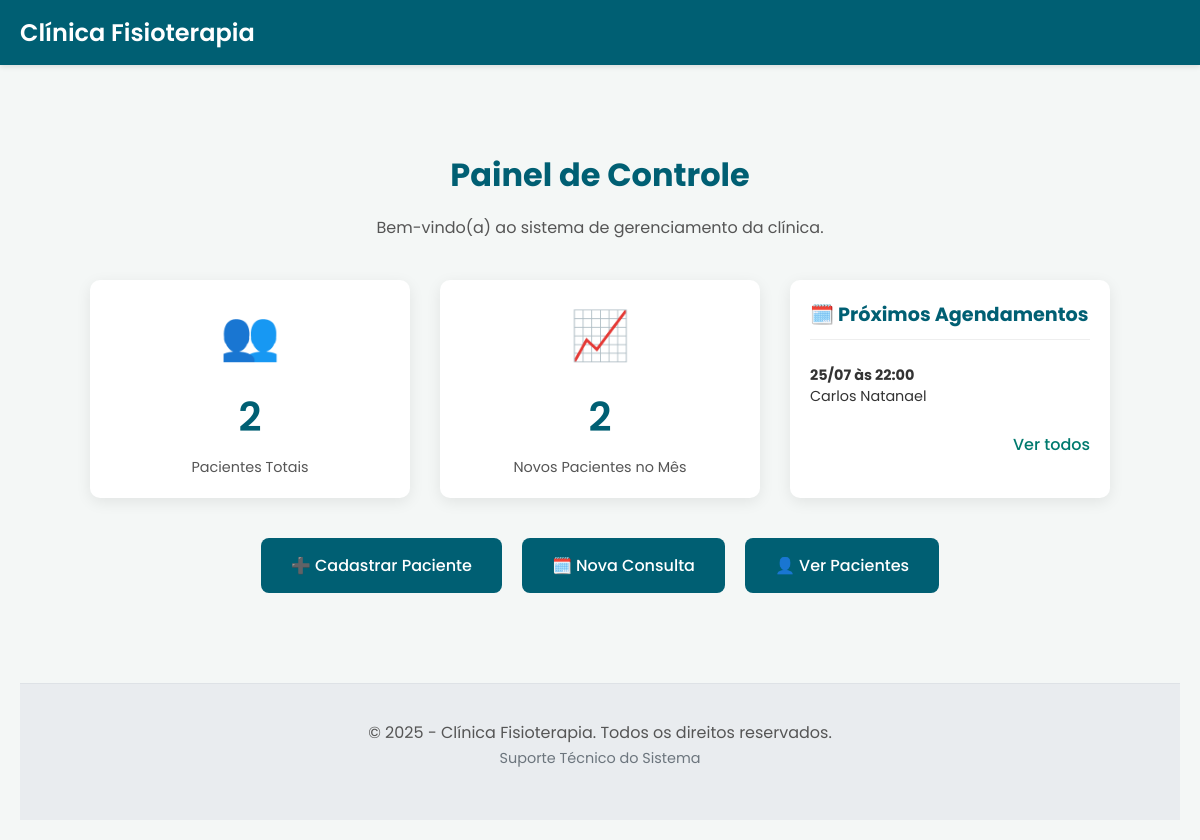
The page / on the database its author committed.
### tables this page shows
CREATE TABLE agendamentos (
        id INTEGER PRIMARY KEY AUTOINCREMENT,
        paciente_id INTEGER NOT NULL,
        data_hora TEXT NOT NULL,
        status TEXT NOT NULL,
        FOREIGN KEY (paciente_id) REFERENCES pacientes (id) ON DELETE CASCADE
    );

CREATE TABLE pacientes (
        id INTEGER PRIMARY KEY AUTOINCREMENT,
        nome TEXT NOT NULL,
        data_nascimento TEXT NOT NULL,
        email TEXT NOT NULL,
        telefone TEXT NOT NULL,
        endereco TEXT,
        plano_saude TEXT,
        data_cadastro TIMESTAMP DEFAULT CURRENT_TIMESTAMP
    );

### app.py (the view)
@app.route('/')
def home():
    db = get_db()
    total_pacientes = db.execute('SELECT COUNT(id) FROM pacientes').fetchone()[0]
    mes_atual = date.today().strftime('%Y-%m')
    novos_pacientes_mes = db.execute(
        "SELECT COUNT(id) FROM pacientes WHERE strftime('%Y-%m', data_cadastro) = ?", (mes_atual,)
    ).fetchone()[0]
    agora = datetime.now().strftime('%Y-%m-%dT%H:%M')
    proximos_agendamentos = db.execute("""
        SELECT a.data_hora, p.nome as paciente_nome
        FROM agendamentos a
        JOIN pacientes p ON a.paciente_id = p.id
        WHERE a.data_hora >= ?
        ORDER BY a.data_hora ASC
        LIMIT 5
    """, (agora,)).fetchall()
    agendamentos_formatados = []
    for ag in proximos_agendamentos:
        agendamento_dict = dict(ag)
        agendamento_dict['data_hora_formatada'] = datetime.fromisoformat(ag['data_hora']).strftime('%d/%m às %H:%M')
        agendamentos_formatados.append(agendamento_dict)
    return render_template(
        'home.html',
        total_pacientes=total_pacientes,
        novos_pacientes_mes=novos_pacientes_mes,
        proximos_agendamentos=agendamentos_formatados
    )

### app.py (called while the page is built)
def get_db():
    db = getattr(g, '_database', None)
    if db is None:
        db = g._database = sqlite3.connect(DATABASE)
        db.row_factory = sqlite3.Row
    return db

@app.teardown_appcontext
def close_connection(exception):
    db = getattr(g, '_database', None)
    if db is not None:
        db.close()

### templates/home.html (shortened to what this page needs)
{% extends "base.html" %}
{% block content %}
<div class="dashboard-container">
    <h1>Painel de Controle</h1>
    <p>Bem-vindo(a) ao sistema de gerenciamento da clínica.</p>
    <div class="dashboard-menu">
        <div class="menu-card-static">
            <div class="card-icon">👥</div>
            <div class="card-title">{{ total_pacientes }}</div>
            <div class="card-description">Pacientes Totais</div>
        </div>
        <div class="menu-card-static">
            <div class="card-icon">📈</div>
            <div class="card-title">{{ novos_pacientes_mes }}</div>
            <div class="card-description">Novos Pacientes no Mês</div>
        </div>
        <div class="menu-card-dynamic">
            <h3 class="dynamic-card-title">🗓️ Próximos Agendamentos</h3>
            <ul class="appointment-list">
                {% for agendamento in proximos_agendamentos %}
                    <li>
                        <strong>{{ agendamento.data_hora_formatada }}</strong><br>
                        {{ agendamento.paciente_nome }}
                    </li>
                {% else %}
                    <li>Nenhum agendamento próximo.</li>
                {% endfor %}
            </ul>
             <a href="{{ url_for('ver_agendamentos') }}" class="card-link">Ver todos</a>
        </div>
    </div>
    <div class="dashboard-actions">
        <a href="{{ url_for('cadastrar_paciente') }}" class="btn-action-dash">➕ Cadastrar Paciente</a>
        <a href="{{ url_for('agendar_consulta') }}" class="btn-action-dash">🗓️ Nova Consulta</a>
        <a href="{{ url_for('listar_pacientes') }}" class="btn-action-dash">👤 Ver Pacientes</a>
    </div>
</div>
{% endblock %}

### static/css/style.css (style rules this page uses)
body { font-family: 'Poppins', sans-serif; background-color: #f4f7f6; color: #333; margin: 0; padding: 20px; display: flex; justify-content: center; flex-direction: column; align-items: center; min-height: 100vh; }
h1 { color: #005f73; text-align: center; margin-bottom: 10px; }
p { text-align: center; margin-bottom: 30px; color: #555; }
.dashboard-container { text-align: center; max-width: 1200px; }
.dashboard-menu { display: flex; justify-content: center; gap: 30px; margin-top: 40px; flex-wrap: wrap; }
.card-icon { font-size: 3rem; margin-bottom: 15px; }
.card-title { font-size: 1.25rem; font-weight: 600; color: #005f73; }
.card-description { font-size: 0.9rem; color: #555; margin-top: 10px; }
.menu-card-static, .menu-card-dynamic { background-color: #fff; border-radius: 10px; padding: 20px; width: 280px; text-align: center; box-shadow: 0 4px 15px rgba(0,0,0,0.08); }
.menu-card-static .card-title { font-size: 2.5rem; }
.menu-card-dynamic { text-align: left; }
.dynamic-card-title { margin-top: 0; font-size: 1.2rem; color: #005f73; border-bottom: 1px solid #eee; padding-bottom: 10px; margin-bottom: 15px; }
.appointment-list { list-style: none; padding: 0; margin: 0; }
.appointment-list li { padding: 10px 0; border-bottom: 1px solid #f0f0f0; font-size: 0.9rem; }
.appointment-list li:last-child { border-bottom: none; }
.card-link { display: block; margin-top: 15px; text-align: right; font-weight: 500; color: #007a6e; text-decoration: none; }
.dashboard-actions { margin-top: 40px; display: flex; justify-content: center; gap: 20px; }
.btn-action-dash { background-color: #005f73; color: white; padding: 15px 30px; border-radius: 8px; text-decoration: none; font-weight: 500; transition: background-color 0.3s; }

### rows shown on the page
agendamentos: data_hora_formatada "25/07 às 22:00", paciente_nome "Carlos Natanael"

### other values the page prints
{{ total_pacientes }} "2"
{{ novos_pacientes_mes }} "2"
